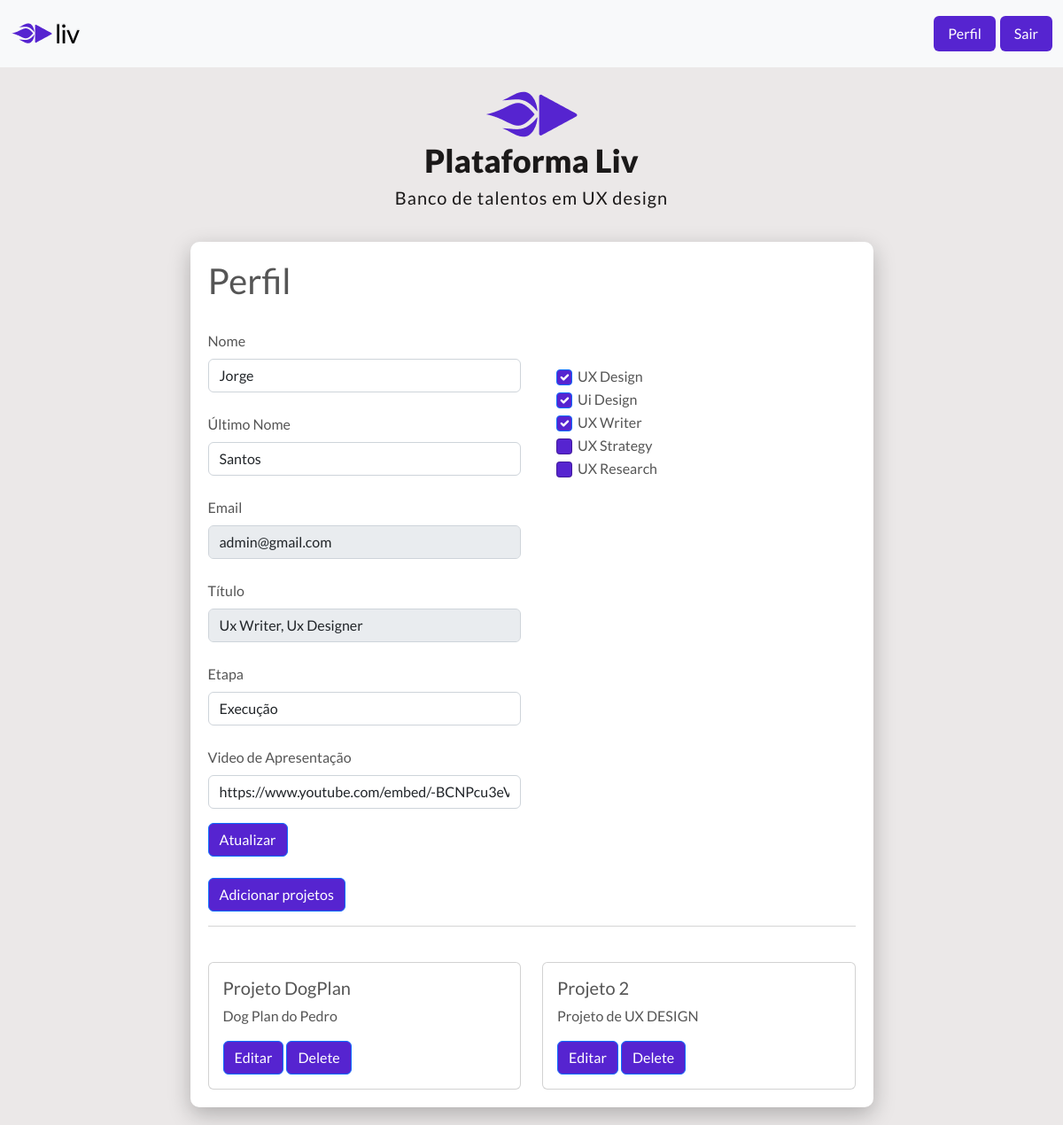
The app's page /members/home (signed in), older data.
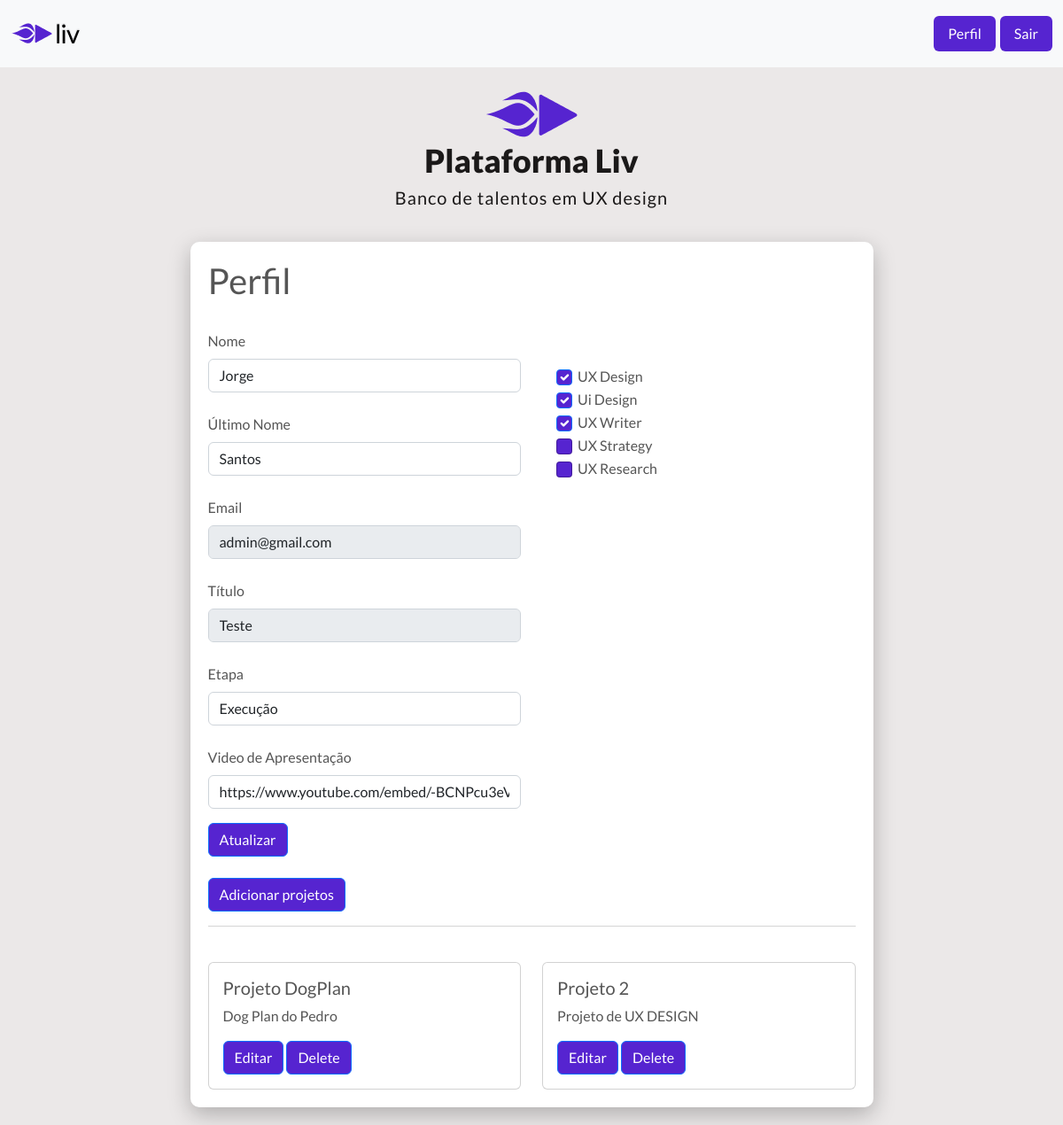
The same page, newer data.
### talentos/models.py (models this page shows, shortened)
class Talento(models.Model):
    nome = models.CharField(max_length=50)
    titulo = models.CharField(max_length=50)
    etapa = models.CharField(max_length=50)
    video   = models.CharField(max_length=120)
    is_uxdesigner = models.BooleanField(null=True)
    is_uidesigner = models.BooleanField(null=True)
    is_uxwriter = models.BooleanField(null=True)
    user = models.OneToOneField(User, on_delete=models.PROTECT,blank=True,null=True, default=1, related_name='user')

class Projeto(models.Model):
    ABOUT_PROJECT_CHOICES = (
    ('0', "Research"),
    ('1', "Wireframe"),
    ('2', "Prototipação"),
    ('3', "Write"),
    ('4', "Strategy"),
    ('5', "Design System"))
    DIAS_SEMANA =(
    ('1', 'Segunda'),
    ('2', 'Terça'),
    ('3', 'Quarta'),
    ('4', 'Quinta'),
    ('5', 'Sexta'))
    HORARIOS = (('1', '8h-12h'),
                ('2', '13h-17h'))
    nome = models.CharField(max_length=50)
    titulo = models.CharField(max_length=50)
    video1  = models.CharField(max_length=120, blank=True, null=True)
    video1_about =   models.CharField(max_length=1, choices=ABOUT_PROJECT_CHOICES, default='0')
    video2  = models.CharField(max_length=120,blank=True, null=True)
    video2_about = models.CharField(max_length=1, choices=ABOUT_PROJECT_CHOICES, default='0')
    video3  = models.CharField(max_length=120,blank=True, null=True)
    video3_about = models.CharField(max_length=1, choices=ABOUT_PROJECT_CHOICES, default='0')
    talento = models.ForeignKey(Talento, on_delete=models.CASCADE)
    horario_entrev = MultiSelectField(choices=HORARIOS,max_choices=5, max_length=30, default='0')
    semana_entrev = MultiSelectField(choices=DIAS_SEMANA,max_choices=5, max_length=30, default='1')
    def __str__(self) -> str:
        return self.nome

### members/views.py (the view)
# urls.py: path('home', views.home,  name='home'),
@login_required
def home(request):
    current_user = request.user
    obj = get_object_or_404(Talento, user=current_user)
    projetos = Projeto.objects.filter(talento=obj.pk)
    print(projetos)
    if request.method == 'POST':
        first_name = request.POST['first_name']
        last_name = request.POST['last_name']
        etapa = request.POST['etapa']
        video = request.POST['video']
        ux_design = request.POST.get('ux_design', False)
        ui_design = request.POST.get('ui_design', False)
        ux_writer = request.POST.get('ux_writer', False)
        user = User.objects.filter(username=current_user)
        talento =Talento.objects.filter(user=current_user)
        if user.exists():
            messages.success(request, 'Perfil atualizado')
            user.update(
                        last_name= last_name)
            talento.update(
                        nome = first_name,
                        etapa= etapa,
                        video= video,
                        is_uxdesigner = ux_design,
                        is_uidesigner = ui_design,
                        is_uxwriter = ux_writer
                        )
            obj = get_object_or_404(Talento, user=current_user)
            return render(request,'home.html', {'obj':obj,
            'projetos': projetos})
        else:
            print('Usuário não existe')
    else:
        print('TÁ NO GET')
        return render(request,'home.html', {'obj':obj,
            'projetos': projetos})

### members/templates/home.html (shortened to what this page needs)
{% extends 'base.html'%} {% block content %}
<div class="profile-info">
  <div class="container cadastro-perfil">
    <h1>Perfil</h1>
    <form action="" method="POST">
      <div class="row">
        <div class="col-sm">
          <div class="mt-4">
            <label for="exampleInputPassword1" class="form-label">Nome</label>
            <input
              type="text"
              class="form-control"
              name="first_name"
              value="{{obj.user.first_name}}"
            />
          </div>
          <div class="mt-4">
            <label for="exampleInputPassword1" class="form-label"
              >Último Nome</label
            >
            <input
              type="text"
              class="form-control"
              name="last_name"
              value="{{obj.user.last_name}}"
            />
          </div>
          <div class="mt-4">
            <label class="form-label">Email</label>
            <input
              type="email"
              class="form-control"
              name="email"
              value="{{obj.user.email}}"
              disabled
            />
          </div>
          <div class="mt-4">
            <label class="form-label">Título</label>
            <input
              type="text"
              class="form-control"
              name="titulo"
              value="{{obj.titulo}}"
              disabled
            />
          </div>
          <div class="mt-4">
            <label for="exampleInputPassword1" class="form-label">Etapa</label>
            <input
              type="text"
              class="form-control"
              name="etapa"
              value="{{obj.etapa}}"
            />
          </div>
          <div class="mt-4">
            <label for="exampleInputPassword1" class="form-label"
              >Video de Apresentação</label
            >
            <input
              type="text"
              class="form-control"
              name="video"
              value="{{obj.video}}"
            />
            <input
              class="btn btn-primary btn-base mt-3"
              type="submit"
              value="Atualizar"
            />
          </div>
        </div>
        <div class="col-sm">
          <div class="p-3 mt-5">
            <div class="form-check">
              <input
                name="ux_design"
                class="form-check-input"
                type="checkbox"
                id="flexCheckDefault"
                {%
                if
                obj.is_uxdesigner
                %}
                value="True"
                checked
                {%
                else
                %}
                value="False"
                {%
                endif
                %}
              />
              <label class="form-check-label" for="flexCheckDefault">
                UX Design
              </label>
            </div>
            <div class="form-check">
              <input
                class="form-check-input"
                name="ui_design"
                type="checkbox"
                id="flexCheckDefault"
                {%if
                obj.is_uidesigner%}
                checked
                value="True"
                {%
                else
                %}
                value="False"
                {%
                endif
                %}
              />
              <label class="form-check-label" for="flexCheckDefault">
                Ui Design
              </label>
            </div>
            <div class="form-check">
              <input
                name="ux_writer"
                class="form-check-input"
                type="checkbox"
                id="flexCheckDefault"
                {%if
                obj.is_uxwriter%}
                checked
                value="True"
                {%
                else
                %}
                value="False"
                {%
                endif
                %}
              />
              <label class="form-check-label" for="flexCheckDefault">
                UX Writer
              </label>
            </div>
            <div class="form-check">
              <input
                class="form-check-input"
                type="checkbox"
                value=""
                id="flexCheckDefault"
              />
              <label class="form-check-label" for="flexCheckDefault">
                UX Strategy
              </label>
            </div>
            <div class="form-check">
              <input
                class="form-check-input"
                type="checkbox"
                value=""
                id="flexCheckDefault"
              />
              <label class="form-check-label" for="flexCheckDefault">
                UX Research
              </label>
            </div>
          </div>
        </div>
      </div>
    </form>
    <br />
    <div>
      <a
        class="btn btn-primary btn-base"
        aria-current="page"
        href="{% url 'projeto-register' %}"
        >Adicionar projetos</a
      >
      <hr />
      <br />
      <div class="row">
        {% for p in projetos %}
        <div class="col-sm-6">
          <div class="card">
            <div class="card-body">
              <h5 class="card-title">{{p.nome}}</h5>
              <p class="card-text">{{p.titulo}}</p>
              <a
                href="{% url 'projeto-detalhe' p.pk %}"
                class="btn btn-primary btn-base"
                >Editar</a
              >
              <a
                href="{% url 'projeto-delete' p.pk %}"
                class="btn btn-primary btn-base"
                >Delete</a
              >
            </div>
          </div>
        </div>
        {% endfor %}
      </div>
    </div>
  </div>
</div>
{% endblock %}

### templates/base.html (shortened to what this page needs)
{% load static %}
<!DOCTYPE html>
<html lang="pt-BR">
<head>
  <link href="https://cdn.jsdelivr.net/npm/bootstrap@5.2.3/dist/css/bootstrap.min.css" rel="stylesheet"
>
  <link rel="stylesheet" href="{% static 'general/css/base.css' %}">
</head>
<body>
  <header>
    <nav class="navbar navbar-expand-lg bg-light">
      <div class="container-fluid">
        <a class="navbar-brand" href="{% url 'talentos'%}">
          <img src="{% static 'arquivos\img\logo_pequena.png' %}" alt="">
        </a>
        <div class="collapse navbar-collapse" id="navbarNav">
          <ul class="nav nav-pills">
            {% if request.user.is_authenticated%}
            <li class="nav-item">
              <a class="nav-link active btn-base" aria-current="page" href="{% url 'home' %}">Perfil</a>
            </li>
            <li class="nav-item">
              <a class="nav-link active btn-base" aria-current="page"
                href="{% url 'logout' %}?next={% url 'login' %}">Sair</a>
            </li>
            {% endif %}
          </ul>
        </div>
      </div>
    </nav>
  </header>
  <div class="wrapper">
    <div class="title-header">
      <div class="title">
        <img src="{% static 'arquivos\img\logo.png' %}">
        <h1>Plataforma Liv</h1>
      </div>
      <div class="title">
        <h4>Banco de talentos em UX design</4>
      </div>
    </div>
        {% block content %}
        {% endblock %}
  </div>
</body>
</html>

### templates/static/general/css/base.css (style rules this page uses)
* { margin: 0; padding: 0; box-sizing: border-box; font-family: "Lato", sans-serif; }
header { height: 80px; }
.wrapper .title-header { margin: 10px; padding: 10px; }
li { margin-left: 5px; }
html { display: flex; justify-content: center; }
body { background-color: #ebe8e8; width: 100%; max-width: 1500px; text-align: center; }
.form-check-input { background-color: #5624d0 !important; width: 18px !important; height: 18px !important; }
nav { align-items: right; }
* { padding: 0; margin: 0; -webkit-box-sizing: border-box; box-sizing: border-box; }
body { font-family: "Nunito", sans-serif; color: #555; }
.wrapper { width: 100%; overflow-x: hidden; }
.wrapper .container { max-width: 1400px; margin: 0 auto; padding: 20px; }
.title h1 { color: #1b1919 ; text-align: center; font-weight: 800; font-size: 36px; letter-spacing: 1pxt; }
.title img { display: block; margin-left: auto; margin-right: auto; }
.title h4 { color: #1b1919; text-align: center; font-weight: 400; font-size: 20px; letter-spacing: 1px; }
.collapse.navbar-collapse { flex-direction: row-reverse; }
.container.cadastro-perfil { margin-top: 20px; margin-bottom: 20px; background: #ffffff; box-shadow: 0px 8px 24px rgba(0, 0, 0, 0.25); max-width: 771px; padding: 20px; text-align: left; border-radius: 10px; }
.btn-base { background-color: #5624d0 !important; color: white; }

Row changes from the older to the newer data that the page shows:
changed Talento "Execução": titulo "Ux Writer, Ux Designer" → "Teste"
